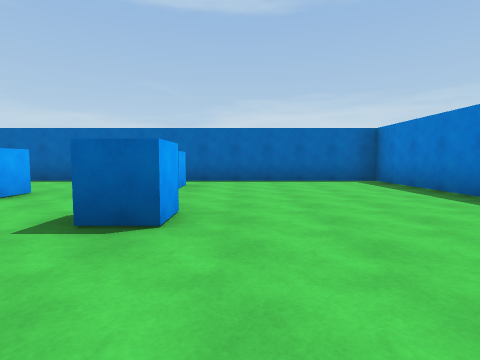
[1] (above)

18 first-person views from a walk through a 3-D level made in the Unity game engine. The camera is 1.3 m above the floor, tilts 4° down and sees 80° across. The floor is counted in squares, 2.68 m on a side. Each view is taken from the middle of a square. On the plan, view 1 faces up. The plan holds only what a view shows up to about 9 squares ahead; the rest is blank. The player character is not drawn.

[2]
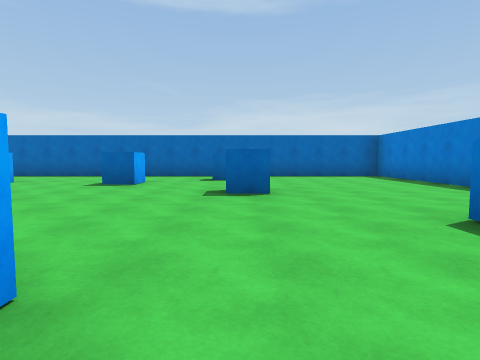

[3]
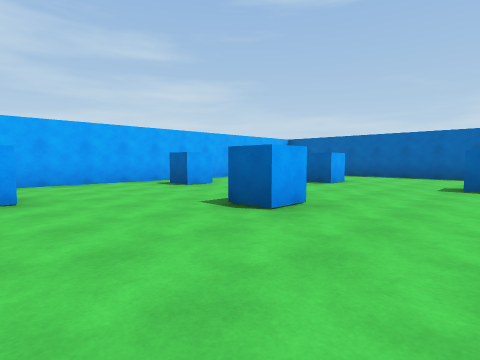

[4]
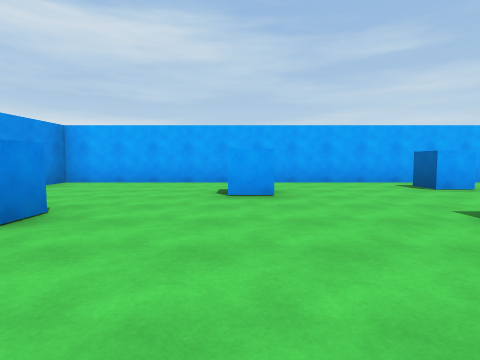

[5]
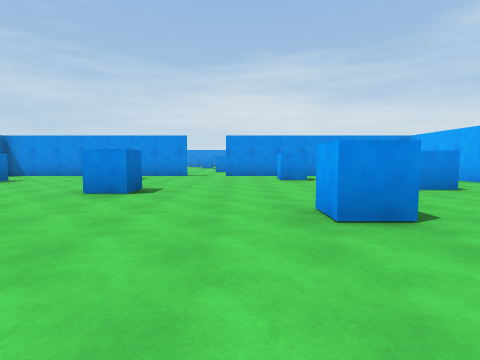

[6]
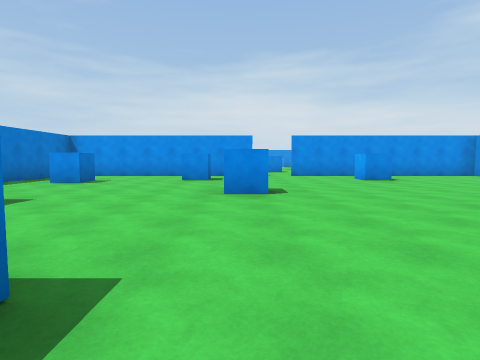

[7]
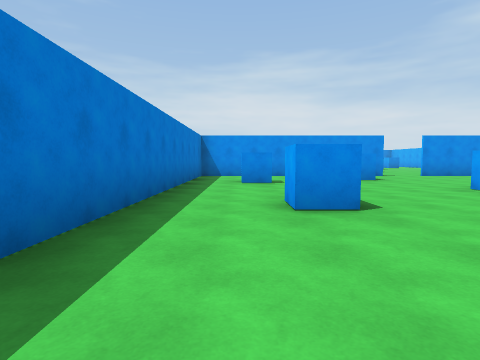

[8]
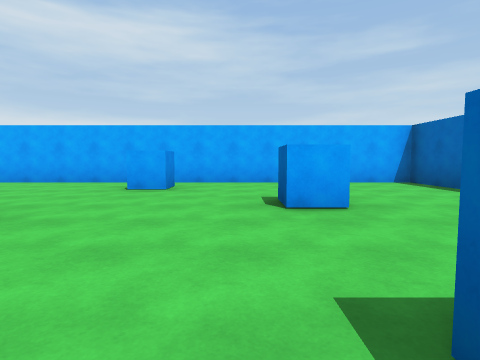

[9]
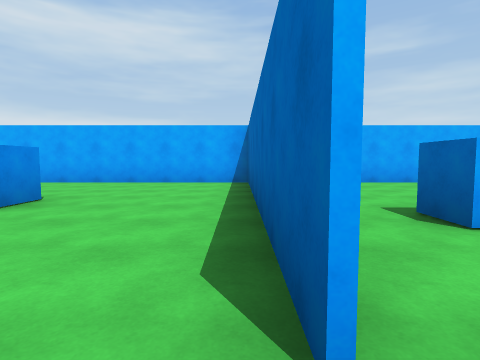

[10]
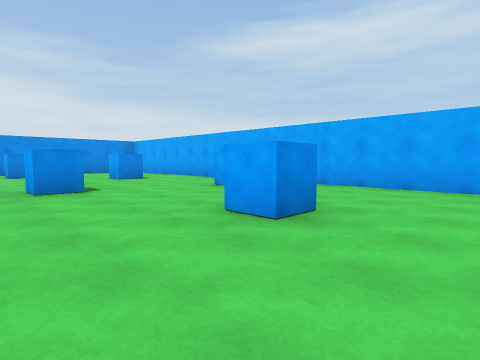

[11]
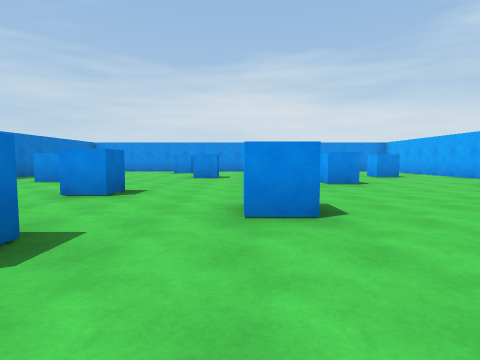

[12]
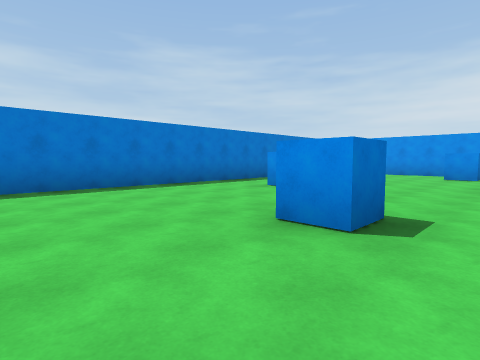

[13]
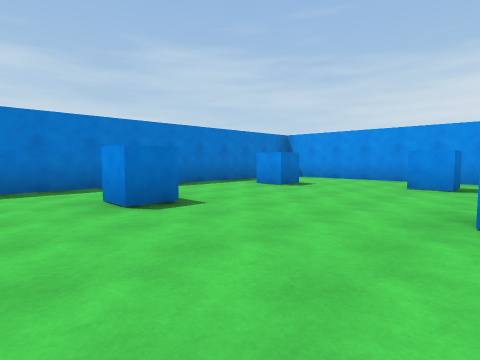

[14]
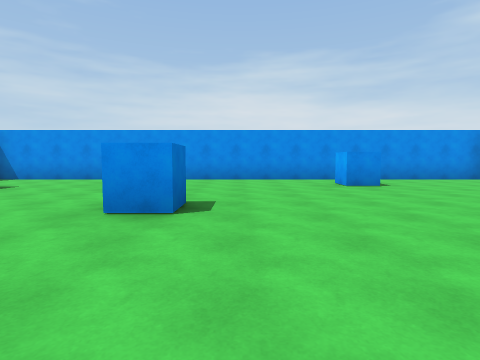

[15]
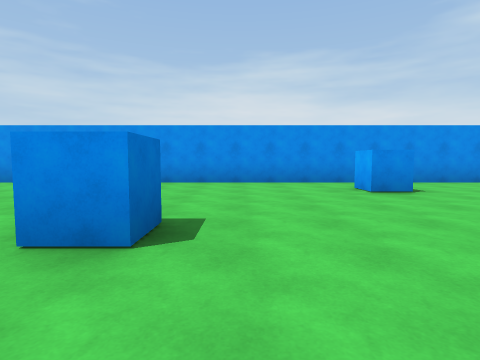

[16]
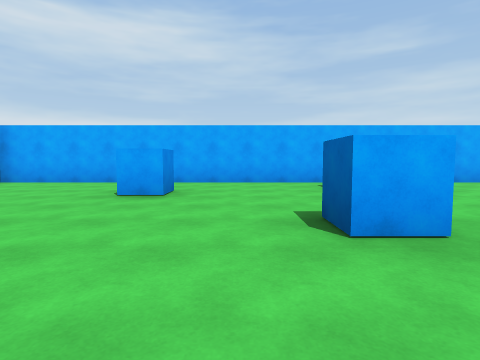

[17]
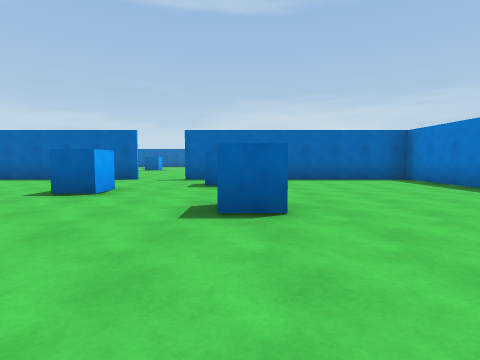

[18]
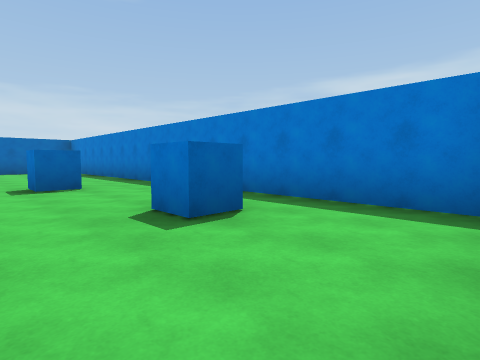

### Floor plan
Points are (right, up) in squares from view 1. A wall is a line through its corners. A room is listed if a view was taken in it or the views show most of it. See-through windows are left out.
Room 1 (views 1, 2, 3, 4, 5, 6, 7, 8)
walls: (3.2, 3.1) (3.2, 6.7) (-9.2, 6.7) (-9.2, 5.4); (-2.5, -5.8) (3.2, -5.8); (-9.2, 3.9) (-9.2, -6); (-9.2, -5.8) (-3.5, -5.8); (3.2, -6.1) (3.2, 1.6)
ways out: opening at (-3, -6) to room 2
objects: blue cube (-8, 1); blue cube (-7, -2); blue cube (-6, 4); blue cube (-5, -4); blue cube (-5, 0); blue cube (-3, 4); blue cube (-2, -1); blue cube (-1, -4); blue cube (-1, 2); blue cube (-1, 5); blue cube (1, 0); blue cube (2, -3)
Room 2 (views 9, 10, 11, 12, 13, 14, 15, 16, 17, 18)
walls: (-3.5, -5.8) (-8.8, -5.8); (-1.9, -5.8) (-2.4, -5.8); (3.2, -17.8) (3.2, -6.1); (-9.2, -6) (-9.2, -18.2) (3.1, -18.2); (3.2, -5.8) (0.1, -5.8)
ways out: opening at (-3, -6) to room 1
objects: blue cube (-8, -11); blue cube (-7, -14); blue cube (-6, -9); blue cube (-5, -17); blue cube (-5, -12); blue cube (-3, -9); blue cube (-2, -14); blue cube (-1, -17); blue cube (-1, -10); blue cube (-1, -7); blue cube (1, -13); blue cube (2, -16)

Where each view was taken, in squares from view 1:
view 1: 0 up, 0 right, facing up
view 2: 2 down, 1 left, facing up
view 3: 2 down, 3 left, facing up-left
view 4: 2 down, 3 left, facing left
view 5: 3 up, 4 left, facing down
view 6: 3 up, 2 left, facing down
view 7: 3 up, 2 right, facing down
view 8: 3 up, 3 left, facing left
view 9: 6 down, 3 left, facing left
view 10: 7 down, 4 left, facing down-left
view 11: 6 down, 3 left, facing down
view 12: 8 down, 2 left, facing down-right
view 13: 11 down, 2 left, facing down-right
view 14: 11 down, 3 left, facing down
view 15: 12 down, 3 left, facing down
view 16: 13 down, 3 left, facing left
view 17: 13 down, 1 left, facing up
view 18: 18 down, 0 right, facing up-right
